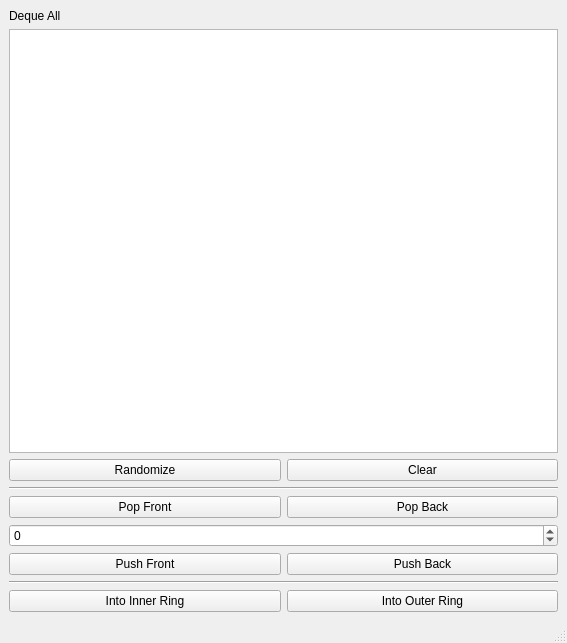
<?xml version="1.0" encoding="UTF-8"?>
<ui version="4.0">
 <class>MainWindow</class>
 <widget class="QMainWindow" name="MainWindow">
  <property name="geometry">
   <rect>
    <x>0</x>
    <y>0</y>
    <width>567</width>
    <height>643</height>
   </rect>
  </property>
  <property name="windowTitle">
   <string>MainWindow</string>
  </property>
  <widget class="QWidget" name="centralwidget">
   <layout class="QGridLayout" name="gridLayout">
    <item row="2" column="0">
     <widget class="QPushButton" name="randBtn">
      <property name="text">
       <string>Randomize</string>
      </property>
     </widget>
    </item>
    <item row="2" column="1">
     <widget class="QPushButton" name="clearBtn">
      <property name="text">
       <string>Clear</string>
      </property>
     </widget>
    </item>
    <item row="0" column="0">
     <widget class="QLabel" name="label">
      <property name="text">
       <string>Deque All</string>
      </property>
     </widget>
    </item>
    <item row="8" column="0" colspan="2">
     <widget class="Line" name="line">
      <property name="orientation">
       <enum>Qt::Horizontal</enum>
      </property>
     </widget>
    </item>
    <item row="1" column="0" colspan="2">
     <widget class="QListWidget" name="deqEls">
      <property name="sizePolicy">
       <sizepolicy hsizetype="Expanding" vsizetype="Expanding">
        <horstretch>2</horstretch>
        <verstretch>0</verstretch>
       </sizepolicy>
      </property>
     </widget>
    </item>
    <item row="9" column="0">
     <widget class="QPushButton" name="innerBtn">
      <property name="text">
       <string>Into Inner Ring</string>
      </property>
     </widget>
    </item>
    <item row="4" column="1">
     <widget class="QPushButton" name="popBack">
      <property name="text">
       <string>Pop Back</string>
      </property>
     </widget>
    </item>
    <item row="9" column="1">
     <widget class="QPushButton" name="outerBtn">
      <property name="text">
       <string>Into Outer Ring</string>
      </property>
     </widget>
    </item>
    <item row="7" column="1">
     <widget class="QPushButton" name="pushBack">
      <property name="text">
       <string>Push Back</string>
      </property>
     </widget>
    </item>
    <item row="7" column="0">
     <widget class="QPushButton" name="pushFront">
      <property name="text">
       <string>Push Front</string>
      </property>
     </widget>
    </item>
    <item row="6" column="0" colspan="2">
     <widget class="QSpinBox" name="inp">
      <property name="minimum">
       <number>-8000</number>
      </property>
      <property name="maximum">
       <number>8000</number>
      </property>
     </widget>
    </item>
    <item row="4" column="0">
     <widget class="QPushButton" name="popFront">
      <property name="text">
       <string>Pop Front</string>
      </property>
     </widget>
    </item>
    <item row="3" column="0" colspan="2">
     <widget class="Line" name="line_2">
      <property name="orientation">
       <enum>Qt::Horizontal</enum>
      </property>
     </widget>
    </item>
   </layout>
  </widget>
  <widget class="QMenuBar" name="menubar">
   <property name="geometry">
    <rect>
     <x>0</x>
     <y>0</y>
     <width>567</width>
     <height>22</height>
    </rect>
   </property>
  </widget>
  <widget class="QStatusBar" name="statusbar"/>
 </widget>
 <resources/>
 <connections/>
</ui>
